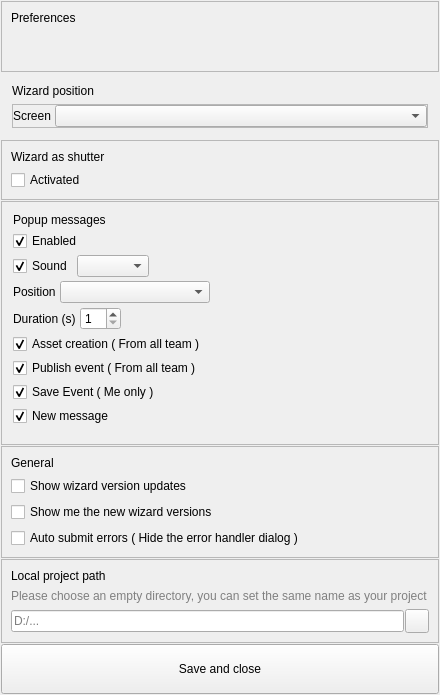
<?xml version="1.0" encoding="UTF-8"?>
<ui version="4.0">
 <class>Form</class>
 <widget class="QWidget" name="Form">
  <property name="geometry">
   <rect>
    <x>0</x>
    <y>0</y>
    <width>440</width>
    <height>695</height>
   </rect>
  </property>
  <property name="windowTitle">
   <string>Form</string>
  </property>
  <layout class="QVBoxLayout" name="verticalLayout">
   <property name="spacing">
    <number>1</number>
   </property>
   <property name="leftMargin">
    <number>1</number>
   </property>
   <property name="topMargin">
    <number>1</number>
   </property>
   <property name="rightMargin">
    <number>1</number>
   </property>
   <property name="bottomMargin">
    <number>1</number>
   </property>
   <item>
    <widget class="QFrame" name="frame_2">
     <property name="sizePolicy">
      <sizepolicy hsizetype="Preferred" vsizetype="Expanding">
       <horstretch>0</horstretch>
       <verstretch>0</verstretch>
      </sizepolicy>
     </property>
     <property name="frameShape">
      <enum>QFrame::StyledPanel</enum>
     </property>
     <property name="frameShadow">
      <enum>QFrame::Raised</enum>
     </property>
     <layout class="QVBoxLayout" name="verticalLayout_3">
      <property name="spacing">
       <number>0</number>
      </property>
      <item>
       <widget class="QLabel" name="label">
        <property name="sizePolicy">
         <sizepolicy hsizetype="Preferred" vsizetype="Fixed">
          <horstretch>0</horstretch>
          <verstretch>0</verstretch>
         </sizepolicy>
        </property>
        <property name="text">
         <string>Preferences</string>
        </property>
       </widget>
      </item>
      <item>
       <spacer name="verticalSpacer">
        <property name="orientation">
         <enum>Qt::Vertical</enum>
        </property>
        <property name="sizeHint" stdset="0">
         <size>
          <width>20</width>
          <height>40</height>
         </size>
        </property>
       </spacer>
      </item>
     </layout>
    </widget>
   </item>
   <item>
    <widget class="QFrame" name="frame">
     <property name="sizePolicy">
      <sizepolicy hsizetype="Preferred" vsizetype="Fixed">
       <horstretch>0</horstretch>
       <verstretch>0</verstretch>
      </sizepolicy>
     </property>
     <layout class="QVBoxLayout" name="verticalLayout_9">
      <property name="leftMargin">
       <number>11</number>
      </property>
      <property name="topMargin">
       <number>11</number>
      </property>
      <property name="rightMargin">
       <number>11</number>
      </property>
      <property name="bottomMargin">
       <number>11</number>
      </property>
      <item>
       <widget class="QLabel" name="label_12">
        <property name="sizePolicy">
         <sizepolicy hsizetype="Preferred" vsizetype="Fixed">
          <horstretch>0</horstretch>
          <verstretch>0</verstretch>
         </sizepolicy>
        </property>
        <property name="text">
         <string>Wizard position</string>
        </property>
       </widget>
      </item>
      <item>
       <widget class="QFrame" name="frame_4">
        <property name="frameShape">
         <enum>QFrame::StyledPanel</enum>
        </property>
        <property name="frameShadow">
         <enum>QFrame::Raised</enum>
        </property>
        <layout class="QHBoxLayout" name="horizontalLayout_6">
         <property name="spacing">
          <number>4</number>
         </property>
         <property name="leftMargin">
          <number>0</number>
         </property>
         <property name="topMargin">
          <number>0</number>
         </property>
         <property name="rightMargin">
          <number>0</number>
         </property>
         <property name="bottomMargin">
          <number>0</number>
         </property>
         <item>
          <widget class="QLabel" name="label_13">
           <property name="sizePolicy">
            <sizepolicy hsizetype="Fixed" vsizetype="Preferred">
             <horstretch>0</horstretch>
             <verstretch>0</verstretch>
            </sizepolicy>
           </property>
           <property name="text">
            <string>Screen</string>
           </property>
          </widget>
         </item>
         <item>
          <widget class="QComboBox" name="screens_comboBox"/>
         </item>
        </layout>
       </widget>
      </item>
     </layout>
    </widget>
   </item>
   <item>
    <widget class="QFrame" name="frame_7">
     <property name="frameShape">
      <enum>QFrame::StyledPanel</enum>
     </property>
     <property name="frameShadow">
      <enum>QFrame::Raised</enum>
     </property>
     <layout class="QVBoxLayout" name="verticalLayout_5">
      <item>
       <widget class="QLabel" name="label_5">
        <property name="text">
         <string>Wizard as shutter</string>
        </property>
       </widget>
      </item>
      <item>
       <widget class="QCheckBox" name="shutter_checkBox">
        <property name="text">
         <string>Activated</string>
        </property>
       </widget>
      </item>
     </layout>
    </widget>
   </item>
   <item>
    <widget class="QFrame" name="frame_5">
     <property name="sizePolicy">
      <sizepolicy hsizetype="Preferred" vsizetype="Fixed">
       <horstretch>0</horstretch>
       <verstretch>0</verstretch>
      </sizepolicy>
     </property>
     <property name="minimumSize">
      <size>
       <width>0</width>
       <height>244</height>
      </size>
     </property>
     <property name="frameShape">
      <enum>QFrame::StyledPanel</enum>
     </property>
     <property name="frameShadow">
      <enum>QFrame::Raised</enum>
     </property>
     <layout class="QVBoxLayout" name="verticalLayout_10">
      <property name="spacing">
       <number>4</number>
      </property>
      <property name="leftMargin">
       <number>11</number>
      </property>
      <property name="topMargin">
       <number>11</number>
      </property>
      <property name="rightMargin">
       <number>11</number>
      </property>
      <property name="bottomMargin">
       <number>11</number>
      </property>
      <item>
       <widget class="QLabel" name="label_14">
        <property name="sizePolicy">
         <sizepolicy hsizetype="Preferred" vsizetype="Fixed">
          <horstretch>0</horstretch>
          <verstretch>0</verstretch>
         </sizepolicy>
        </property>
        <property name="text">
         <string>Popup messages</string>
        </property>
       </widget>
      </item>
      <item>
       <widget class="QCheckBox" name="popup_enable_checkBox">
        <property name="text">
         <string>Enabled</string>
        </property>
        <property name="checked">
         <bool>true</bool>
        </property>
        <property name="autoRepeat">
         <bool>false</bool>
        </property>
       </widget>
      </item>
      <item>
       <layout class="QHBoxLayout" name="horizontalLayout_3">
        <item>
         <widget class="QCheckBox" name="popup_sound_checkBox">
          <property name="text">
           <string>Sound</string>
          </property>
          <property name="checked">
           <bool>true</bool>
          </property>
         </widget>
        </item>
        <item>
         <widget class="QComboBox" name="popup_sounds_comboBox"/>
        </item>
        <item>
         <spacer name="horizontalSpacer_6">
          <property name="orientation">
           <enum>Qt::Horizontal</enum>
          </property>
          <property name="sizeHint" stdset="0">
           <size>
            <width>40</width>
            <height>20</height>
           </size>
          </property>
         </spacer>
        </item>
       </layout>
      </item>
      <item>
       <layout class="QHBoxLayout" name="horizontalLayout_7">
        <item>
         <widget class="QLabel" name="label_15">
          <property name="text">
           <string>Position</string>
          </property>
         </widget>
        </item>
        <item>
         <widget class="QComboBox" name="popup_position_comboBox">
          <property name="minimumSize">
           <size>
            <width>150</width>
            <height>0</height>
           </size>
          </property>
         </widget>
        </item>
        <item>
         <spacer name="horizontalSpacer_7">
          <property name="orientation">
           <enum>Qt::Horizontal</enum>
          </property>
          <property name="sizeHint" stdset="0">
           <size>
            <width>40</width>
            <height>20</height>
           </size>
          </property>
         </spacer>
        </item>
       </layout>
      </item>
      <item>
       <layout class="QHBoxLayout" name="horizontalLayout_8">
        <item>
         <widget class="QLabel" name="label_16">
          <property name="sizePolicy">
           <sizepolicy hsizetype="Fixed" vsizetype="Preferred">
            <horstretch>0</horstretch>
            <verstretch>0</verstretch>
           </sizepolicy>
          </property>
          <property name="text">
           <string>Duration (s)</string>
          </property>
         </widget>
        </item>
        <item>
         <widget class="QSpinBox" name="popup_duration_spinBox">
          <property name="minimum">
           <number>1</number>
          </property>
         </widget>
        </item>
        <item>
         <spacer name="horizontalSpacer_8">
          <property name="orientation">
           <enum>Qt::Horizontal</enum>
          </property>
          <property name="sizeHint" stdset="0">
           <size>
            <width>40</width>
            <height>20</height>
           </size>
          </property>
         </spacer>
        </item>
       </layout>
      </item>
      <item>
       <widget class="QCheckBox" name="popup_creation_checkBox">
        <property name="text">
         <string>Asset creation ( From all team )</string>
        </property>
        <property name="checked">
         <bool>true</bool>
        </property>
       </widget>
      </item>
      <item>
       <widget class="QCheckBox" name="popup_publish_checkBox">
        <property name="text">
         <string>Publish event ( From all team )</string>
        </property>
        <property name="checked">
         <bool>true</bool>
        </property>
       </widget>
      </item>
      <item>
       <widget class="QCheckBox" name="popup_save_checkBox">
        <property name="text">
         <string>Save Event ( Me only )</string>
        </property>
        <property name="checked">
         <bool>true</bool>
        </property>
       </widget>
      </item>
      <item>
       <widget class="QCheckBox" name="popup_message_checkBox">
        <property name="text">
         <string>New message</string>
        </property>
        <property name="checked">
         <bool>true</bool>
        </property>
       </widget>
      </item>
     </layout>
    </widget>
   </item>
   <item>
    <widget class="QFrame" name="frame_3">
     <property name="frameShape">
      <enum>QFrame::StyledPanel</enum>
     </property>
     <property name="frameShadow">
      <enum>QFrame::Raised</enum>
     </property>
     <layout class="QVBoxLayout" name="verticalLayout_2">
      <item>
       <widget class="QLabel" name="label_2">
        <property name="text">
         <string>General</string>
        </property>
       </widget>
      </item>
      <item>
       <widget class="QCheckBox" name="versions_updates_checkBox">
        <property name="text">
         <string>Show wizard version updates</string>
        </property>
       </widget>
      </item>
      <item>
       <widget class="QCheckBox" name="new_version_checkBox">
        <property name="text">
         <string>Show me the new wizard versions</string>
        </property>
       </widget>
      </item>
      <item>
       <widget class="QCheckBox" name="error_handler_checkBox">
        <property name="text">
         <string>Auto submit errors ( Hide the error handler dialog )</string>
        </property>
       </widget>
      </item>
     </layout>
    </widget>
   </item>
   <item>
    <widget class="QFrame" name="frame_6">
     <property name="frameShape">
      <enum>QFrame::StyledPanel</enum>
     </property>
     <property name="frameShadow">
      <enum>QFrame::Raised</enum>
     </property>
     <layout class="QVBoxLayout" name="verticalLayout_4">
      <item>
       <widget class="QLabel" name="label_3">
        <property name="text">
         <string>Local project path</string>
        </property>
       </widget>
      </item>
      <item>
       <widget class="QLabel" name="label_4">
        <property name="styleSheet">
         <string notr="true">color:gray;</string>
        </property>
        <property name="text">
         <string>Please choose an empty directory, you can set the same name as your project</string>
        </property>
        <property name="wordWrap">
         <bool>true</bool>
        </property>
       </widget>
      </item>
      <item>
       <layout class="QHBoxLayout" name="horizontalLayout">
        <property name="spacing">
         <number>1</number>
        </property>
        <item>
         <widget class="QLineEdit" name="local_project_path_lineEdit">
          <property name="readOnly">
           <bool>true</bool>
          </property>
          <property name="placeholderText">
           <string>D:/...</string>
          </property>
         </widget>
        </item>
        <item>
         <widget class="QPushButton" name="local_folder_pushButton">
          <property name="minimumSize">
           <size>
            <width>24</width>
            <height>24</height>
           </size>
          </property>
          <property name="maximumSize">
           <size>
            <width>24</width>
            <height>24</height>
           </size>
          </property>
          <property name="text">
           <string/>
          </property>
          <property name="iconSize">
           <size>
            <width>12</width>
            <height>12</height>
           </size>
          </property>
         </widget>
        </item>
       </layout>
      </item>
     </layout>
    </widget>
   </item>
   <item>
    <widget class="QPushButton" name="save_prefs_pushButton">
     <property name="minimumSize">
      <size>
       <width>0</width>
       <height>50</height>
      </size>
     </property>
     <property name="maximumSize">
      <size>
       <width>16777215</width>
       <height>50</height>
      </size>
     </property>
     <property name="text">
      <string>Save and close</string>
     </property>
    </widget>
   </item>
  </layout>
 </widget>
 <resources/>
 <connections/>
</ui>
